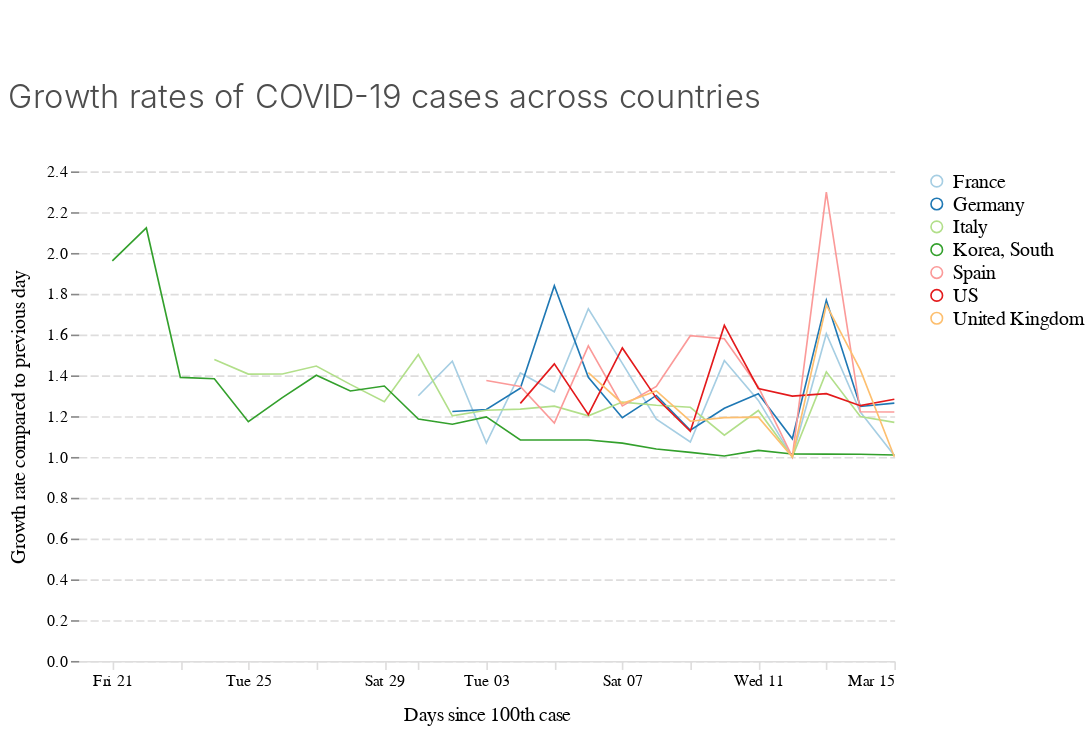

The notebook cell this image was saved under:
### Code cell
chart_growth_rates

### Figure 1 — Vega-Lite specification as saved in the notebook (floating-point values rounded to 4 significant figures)
{"$schema": "https://vega.github.io/schema/vega-lite/v3.4.0.json", "config": {"area": {"fill": "#1696d2"}, "axisX": {"domain": true, "domainColor": "#DEDDDD", "domainDashOffset": 10, "domainWidth": 1, "grid": false, "labelAngle": 0, "labelFont": "Avenir", "labelFontSize": 10, "tickColor": "#DEDDDD", "titleFont": "Avenir", "titleFontSize": 12, "titleFontWeight": 400, "titlePadding": 10}, "axisY": {"domain": false, "domainDashOffset": 10, "grid": true, "gridColor": "#DEDDDD", "gridDash": [5, 2], "gridWidth": 1, "labelAngle": 0, "labelFont": "Avenir", "labelFontSize": 10, "titleFont": "Avenir", "titleFontSize": 12, "titleFontWeight": 400, "titlePadding": 10}, "bar": {"fill": "#1696d2", "strokeWidth": 0}, "guide-title": {"color": "Monospace", "font": "Avenir", "fontSize": 15}, "header": {"titleFontSize": 12, "titleFontWeight": 400}, "legend": {"labelFont": "Avenir", "labelFontSize": 12, "symbolSize": 50, "symbolType": "circle", "title": "", "titleFont": "Avenir", "titleFontSize": 12}, "line": {"color": "#1696d2", "stroke": "#1696d2", "strokeWidth": 1}, "path": {"stroke": "#1696d2"}, "point": {"filled": true}, "range": {"category": ["#a6cee3", "#1f78b4", "#b2df8a", "#33a02c", "#fb9a99", "#e31a1c", "#fdbf6f", "#ff7f00"], "diverging": ["#cfe8f3", "#a2d4ec", "#73bfe2", "#46abdb", "#1696d2", "#12719e"]}, "text": {"align": "right", "color": "#1696d2", "font": "Avenir", "fontSize": 12, "fontWeight": 400, "size": 11}, "title": {"anchor": "start", "color": "#4d4d4d", "font": "Avenir", "fontSize": 20, "fontWeight": 300, "lineHeight": 100, "offset": 30}, "trail": {"color": "#1696d2", "stroke": "#1696d2"}, "view": {"strokeWidth": 0}}, "data": {"name": "data-72bae514eb67c94f519a23a596ecffd2"}, "datasets": {"data-72bae514eb67c94f519a23a596ecffd2": [{"country": "France", "date": "2020-02-29T00:00:00", "days_since100": 0, "perc_growth": null, "value": 100}, {"country": "France", "date": "2020-03-01T00:00:00", "days_since100": 1, "perc_growth": 1.3, "value": 130}, {"country": "France", "date": "2020-03-02T00:00:00", "days_since100": 2, "perc_growth": 1.469, "value": 191}, {"country": "France", "date": "2020-03-03T00:00:00", "days_since100": 3, "perc_growth": 1.068, "value": 204}, {"country": "France", "date": "2020-03-04T00:00:00", "days_since100": 4, "perc_growth": 1.412, "value": 288}, {"country": "France", "date": "2020-03-05T00:00:00", "days_since100": 5, "perc_growth": 1.319, "value": 380}, {"country": "France", "date": "2020-03-06T00:00:00", "days_since100": 6, "perc_growth": 1.726, "value": 656}, {"country": "France", "date": "2020-03-07T00:00:00", "days_since100": 7, "perc_growth": 1.459, "value": 957}, {"country": "France", "date": "2020-03-08T00:00:00", "days_since100": 8, "perc_growth": 1.185, "value": 1134}, {"country": "France", "date": "2020-03-09T00:00:00", "days_since100": 9, "perc_growth": 1.073, "value": 1217}, {"country": "France", "date": "2020-03-10T00:00:00", "days_since100": 10, "perc_growth": 1.472, "value": 1792}, {"country": "France", "date": "2020-03-11T00:00:00", "days_since100": 11, "perc_growth": 1.277, "value": 2289}, {"country": "France", "date": "2020-03-12T00:00:00", "days_since100": 12, "perc_growth": 1, "value": 2289}, {"country": "France", "date": "2020-03-13T00:00:00", "days_since100": 13, "perc_growth": 1.604, "value": 3672}, {"country": "France", "date": "2020-03-14T00:00:00", "days_since100": 14, "perc_growth": 1.22, "value": 4480}, {"country": "France", "date": "2020-03-15T00:00:00", "days_since100": 15, "perc_growth": 1.007, "value": 4513}, {"country": "Germany", "date": "2020-03-01T00:00:00", "days_since100": 0, "perc_growth": null, "value": 130}, {"country": "Germany", "date": "2020-03-02T00:00:00", "days_since100": 1, "perc_growth": 1.223, "value": 159}, {"country": "Germany", "date": "2020-03-03T00:00:00", "days_since100": 2, "perc_growth": 1.233, "value": 196}, {"country": "Germany", "date": "2020-03-04T00:00:00", "days_since100": 3, "perc_growth": 1.337, "value": 262}, {"country": "Germany", "date": "2020-03-05T00:00:00", "days_since100": 4, "perc_growth": 1.84, "value": 482}, {"country": "Germany", "date": "2020-03-06T00:00:00", "days_since100": 5, "perc_growth": 1.39, "value": 670}, {"country": "Germany", "date": "2020-03-07T00:00:00", "days_since100": 6, "perc_growth": 1.193, "value": 799}, {"country": "Germany", "date": "2020-03-08T00:00:00", "days_since100": 7, "perc_growth": 1.302, "value": 1040}, {"country": "Germany", "date": "2020-03-09T00:00:00", "days_since100": 8, "perc_growth": 1.131, "value": 1176}, {"country": "Germany", "date": "2020-03-10T00:00:00", "days_since100": 9, "perc_growth": 1.239, "value": 1457}, {"country": "Germany", "date": "2020-03-11T00:00:00", "days_since100": 10, "perc_growth": 1.31, "value": 1908}, {"country": "Germany", "date": "2020-03-12T00:00:00", "days_since100": 11, "perc_growth": 1.089, "value": 2078}, {"country": "Germany", "date": "2020-03-13T00:00:00", "days_since100": 12, "perc_growth": 1.769, "value": 3675}, {"country": "Germany", "date": "2020-03-14T00:00:00", "days_since100": 13, "perc_growth": 1.248, "value": 4585}, {"country": "Germany", "date": "2020-03-15T00:00:00", "days_since100": 14, "perc_growth": 1.264, "value": 5795}, {"country": "Italy", "date": "2020-02-23T00:00:00", "days_since100": 0, "perc_growth": null, "value": 155}, {"country": "Italy", "date": "2020-02-24T00:00:00", "days_since100": 1, "perc_growth": 1.477, "value": 229}, {"country": "Italy", "date": "2020-02-25T00:00:00", "days_since100": 2, "perc_growth": 1.406, "value": 322}, {"country": "Italy", "date": "2020-02-26T00:00:00", "days_since100": 3, "perc_growth": 1.407, "value": 453}, {"country": "Italy", "date": "2020-02-27T00:00:00", "days_since100": 4, "perc_growth": 1.446, "value": 655}, {"country": "Italy", "date": "2020-02-28T00:00:00", "days_since100": 5, "perc_growth": 1.356, "value": 888}, {"country": "Italy", "date": "2020-02-29T00:00:00", "days_since100": 6, "perc_growth": 1.27, "value": 1128}, {"country": "Italy", "date": "2020-03-01T00:00:00", "days_since100": 7, "perc_growth": 1.502, "value": 1694}, {"country": "Italy", "date": "2020-03-02T00:00:00", "days_since100": 8, "perc_growth": 1.202, "value": 2036}, {"country": "Italy", "date": "2020-03-03T00:00:00", "days_since100": 9, "perc_growth": 1.229, "value": 2502}, {"country": "Italy", "date": "2020-03-04T00:00:00", "days_since100": 10, "perc_growth": 1.235, "value": 3089}, {"country": "Italy", "date": "2020-03-05T00:00:00", "days_since100": 11, "perc_growth": 1.249, "value": 3858}, {"country": "Italy", "date": "2020-03-06T00:00:00", "days_since100": 12, "perc_growth": 1.202, "value": 4636}, {"country": "Italy", "date": "2020-03-07T00:00:00", "days_since100": 13, "perc_growth": 1.269, "value": 5883}, {"country": "Italy", "date": "2020-03-08T00:00:00", "days_since100": 14, "perc_growth": 1.254, "value": 7375}, {"country": "Italy", "date": "2020-03-09T00:00:00", "days_since100": 15, "perc_growth": 1.244, "value": 9172}, {"country": "Italy", "date": "2020-03-10T00:00:00", "days_since100": 16, "perc_growth": 1.107, "value": 10149}, {"country": "Italy", "date": "2020-03-11T00:00:00", "days_since100": 17, "perc_growth": 1.228, "value": 12462}, {"country": "Italy", "date": "2020-03-12T00:00:00", "days_since100": 18, "perc_growth": 1, "value": 12462}, {"country": "Italy", "date": "2020-03-13T00:00:00", "days_since100": 19, "perc_growth": 1.417, "value": 17660}, {"country": "Italy", "date": "2020-03-14T00:00:00", "days_since100": 20, "perc_growth": 1.198, "value": 21157}, {"country": "Italy", "date": "2020-03-15T00:00:00", "days_since100": 21, "perc_growth": 1.17, "value": 24747}, {"country": "Korea, South", "date": "2020-02-20T00:00:00", "days_since100": 0, "perc_growth": null, "value": 104}, {"country": "Korea, South", "date": "2020-02-21T00:00:00", "days_since100": 1, "perc_growth": 1.962, "value": 204}, {"country": "Korea, South", "date": "2020-02-22T00:00:00", "days_since100": 2, "perc_growth": 2.123, "value": 433}, {"country": "Korea, South", "date": "2020-02-23T00:00:00", "days_since100": 3, "perc_growth": 1.39, "value": 602}, {"country": "Korea, South", "date": "2020-02-24T00:00:00", "days_since100": 4, "perc_growth": 1.384, "value": 833}, {"country": "Korea, South", "date": "2020-02-25T00:00:00", "days_since100": 5, "perc_growth": 1.173, "value": 977}, {"country": "Korea, South", "date": "2020-02-26T00:00:00", "days_since100": 6, "perc_growth": 1.291, "value": 1261}, {"country": "Korea, South", "date": "2020-02-27T00:00:00", "days_since100": 7, "perc_growth": 1.4, "value": 1766}, {"country": "Korea, South", "date": "2020-02-28T00:00:00", "days_since100": 8, "perc_growth": 1.323, "value": 2337}, {"country": "Korea, South", "date": "2020-02-29T00:00:00", "days_since100": 9, "perc_growth": 1.348, "value": 3150}, {"country": "Korea, South", "date": "2020-03-01T00:00:00", "days_since100": 10, "perc_growth": 1.186, "value": 3736}, {"country": "Korea, South", "date": "2020-03-02T00:00:00", "days_since100": 11, "perc_growth": 1.16, "value": 4335}, {"country": "Korea, South", "date": "2020-03-03T00:00:00", "days_since100": 12, "perc_growth": 1.196, "value": 5186}, {"country": "Korea, South", "date": "2020-03-04T00:00:00", "days_since100": 13, "perc_growth": 1.084, "value": 5621}, {"country": "Korea, South", "date": "2020-03-05T00:00:00", "days_since100": 14, "perc_growth": 1.083, "value": 6088}, {"country": "Korea, South", "date": "2020-03-06T00:00:00", "days_since100": 15, "perc_growth": 1.083, "value": 6593}, {"country": "Korea, South", "date": "2020-03-07T00:00:00", "days_since100": 16, "perc_growth": 1.068, "value": 7041}, {"country": "Korea, South", "date": "2020-03-08T00:00:00", "days_since100": 17, "perc_growth": 1.039, "value": 7314}, {"country": "Korea, South", "date": "2020-03-09T00:00:00", "days_since100": 18, "perc_growth": 1.022, "value": 7478}, {"country": "Korea, South", "date": "2020-03-10T00:00:00", "days_since100": 19, "perc_growth": 1.005, "value": 7513}, {"country": "Korea, South", "date": "2020-03-11T00:00:00", "days_since100": 20, "perc_growth": 1.032, "value": 7755}, {"country": "Korea, South", "date": "2020-03-12T00:00:00", "days_since100": 21, "perc_growth": 1.015, "value": 7869}, {"country": "Korea, South", "date": "2020-03-13T00:00:00", "days_since100": 22, "perc_growth": 1.014, "value": 7979}, {"country": "Korea, South", "date": "2020-03-14T00:00:00", "days_since100": 23, "perc_growth": 1.013, "value": 8086}, {"country": "Korea, South", "date": "2020-03-15T00:00:00", "days_since100": 24, "perc_growth": 1.009, "value": 8162}, {"country": "Spain", "date": "2020-03-02T00:00:00", "days_since100": 0, "perc_growth": null, "value": 120}, {"country": "Spain", "date": "2020-03-03T00:00:00", "days_since100": 1, "perc_growth": 1.375, "value": 165}, {"country": "Spain", "date": "2020-03-04T00:00:00", "days_since100": 2, "perc_growth": 1.345, "value": 222}, {"country": "Spain", "date": "2020-03-05T00:00:00", "days_since100": 3, "perc_growth": 1.167, "value": 259}, {"country": "Spain", "date": "2020-03-06T00:00:00", "days_since100": 4, "perc_growth": 1.544, "value": 400}, {"country": "Spain", "date": "2020-03-07T00:00:00", "days_since100": 5, "perc_growth": 1.25, "value": 500}, {"country": "Spain", "date": "2020-03-08T00:00:00", "days_since100": 6, "perc_growth": 1.346, "value": 673}, {"country": "Spain", "date": "2020-03-09T00:00:00", "days_since100": 7, "perc_growth": 1.594, "value": 1073}, {"country": "Spain", "date": "2020-03-10T00:00:00", "days_since100": 8, "perc_growth": 1.58, "value": 1695}, {"country": "Spain", "date": "2020-03-11T00:00:00", "days_since100": 9, "perc_growth": 1.343, "value": 2277}, {"country": "Spain", "date": "2020-03-12T00:00:00", "days_since100": 10, "perc_growth": 1, "value": 2277}, {"country": "Spain", "date": "2020-03-13T00:00:00", "days_since100": 11, "perc_growth": 2.298, "value": 5232}, {"country": "Spain", "date": "2020-03-14T00:00:00", "days_since100": 12, "perc_growth": 1.222, "value": 6391}, {"country": "Spain", "date": "2020-03-15T00:00:00", "days_since100": 13, "perc_growth": 1.22, "value": 7798}, {"country": "US", "date": "2020-03-03T00:00:00", "days_since100": 0, "perc_growth": null, "value": 118}, {"country": "US", "date": "2020-03-04T00:00:00", "days_since100": 1, "perc_growth": 1.263, "value": 149}, {"country": "US", "date": "2020-03-05T00:00:00", "days_since100": 2, "perc_growth": 1.456, "value": 217}, {"country": "US", "date": "2020-03-06T00:00:00", "days_since100": 3, "perc_growth": 1.207, "value": 262}, {"country": "US", "date": "2020-03-07T00:00:00", "days_since100": 4, "perc_growth": 1.534, "value": 402}, {"country": "US", "date": "2020-03-08T00:00:00", "days_since100": 5, "perc_growth": 1.289, "value": 518}, {"country": "US", "date": "2020-03-09T00:00:00", "days_since100": 6, "perc_growth": 1.125, "value": 583}, {"country": "US", "date": "2020-03-10T00:00:00", "days_since100": 7, "perc_growth": 1.645, "value": 959}, {"country": "US", "date": "2020-03-11T00:00:00", "days_since100": 8, "perc_growth": 1.336, "value": 1281}, {"country": "US", "date": "2020-03-12T00:00:00", "days_since100": 9, "perc_growth": 1.298, "value": 1663}, {"country": "US", "date": "2020-03-13T00:00:00", "days_since100": 10, "perc_growth": 1.31, "value": 2179}, {"country": "US", "date": "2020-03-14T00:00:00", "days_since100": 11, "perc_growth": 1.251, "value": 2727}, {"country": "US", "date": "2020-03-15T00:00:00", "days_since100": 12, "perc_growth": 1.283, "value": 3499}, {"country": "United Kingdom", "date": "2020-03-05T00:00:00", "days_since100": 0, "perc_growth": null, "value": 116}, {"country": "United Kingdom", "date": "2020-03-06T00:00:00", "days_since100": 1, "perc_growth": 1.414, "value": 164}, {"country": "United Kingdom", "date": "2020-03-07T00:00:00", "days_since100": 2, "perc_growth": 1.262, "value": 207}, {"country": "United Kingdom", "date": "2020-03-08T00:00:00", "days_since100": 3, "perc_growth": 1.324, "value": 274}, {"country": "United Kingdom", "date": "2020-03-09T00:00:00", "days_since100": 4, "perc_growth": 1.175, "value": 322}, {"country": "United Kingdom", "date": "2020-03-10T00:00:00", "days_since100": 5, "perc_growth": 1.193, "value": 384}, {"country": "United Kingdom", "date": "2020-03-11T00:00:00", "days_since100": 6, "perc_growth": 1.195, "value": 459}, {"country": "United Kingdom", "date": "2020-03-12T00:00:00", "days_since100": 7, "perc_growth": 1, "value": 459}, {"country": "United Kingdom", "date": "2020-03-13T00:00:00", "days_since100": 8, "perc_growth": 1.745, "value": 801}, {"country": "United Kingdom", "date": "2020-03-14T00:00:00", "days_since100": 9, "perc_growth": 1.427, "value": 1143}, {"country": "United Kingdom", "date": "2020-03-15T00:00:00", "days_since100": 10, "perc_growth": 1.001, "value": 1144}]}, "encoding": {"color": {"field": "country", "type": "nominal"}, "x": {"field": "date", "title": "Days since 100th case", "type": "temporal"}, "y": {"field": "perc_growth", "title": "Growth rate compared to previous day", "type": "quantitative"}}, "height": 300, "mark": "line", "padding": {"bottom": 5, "left": 5, "right": 5, "top": 50}, "title": "Growth rates of COVID-19 cases across countries", "width": 500}
